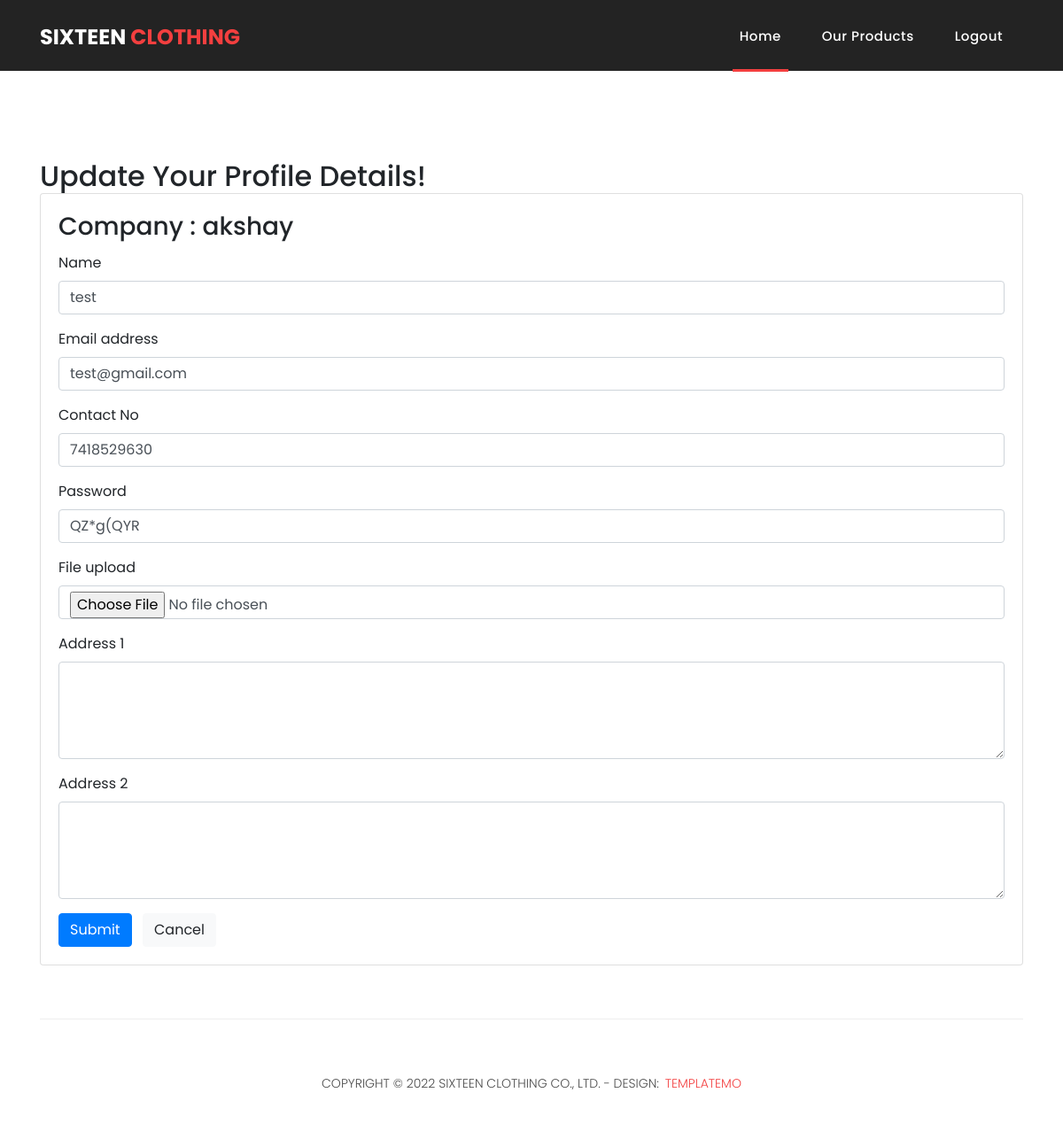
/profile/ (signed in), run on the app's committed database.
### app1/models.py (models this page shows, shortened)
class Company_Customers(models.Model):
    comp = models.ForeignKey('Company_Details',on_delete=models.CASCADE,blank=True, null=True)
    cust_nm = models.CharField(default="",max_length=200)
    cust_em = models.EmailField(default="",max_length=200)
    cust_con = models.CharField(default="",max_length=50)
    cust_add1 = models.TextField(default="")
    cust_add2 = models.TextField(default="")
    cust_pass = models.CharField(default="",max_length=200)
    cust_regi_date = models.DateTimeField(auto_now_add=True,blank=True, null=True)
    cust_profile = models.ImageField(upload_to="Cust_Pic/",max_length=300,default="",blank=True,null=True)

class Company_Details(models.Model):
    c_name = models.CharField(default="",max_length=200)
    c_email = models.EmailField(default="",max_length=200)
    c_cno = models.CharField(default="",max_length=50)
    c_add = models.TextField(default="")
    join_date = models.DateField(auto_now=True,blank=True,null=True)
    profile = models.ImageField(upload_to="Com_Prof/",max_length=300,default="",blank=True,null=True)
    c_pass = models.CharField(default="",max_length=200)

### app1/views.py (the view, shortened to what this page needs)
# urls.py: path('profile/',profile,name='profile'),
def profile(request):
    if 'custom_user' in request.session.keys():
        cust = Company_Customers.objects.get(id = int(request.session['custom_user']))
        return render(request,'customer/dash/profile.html',{'cust':cust})
    else:
        return redirect('Customer_Login')

### app1/templates/customer/dash/profile.html (shortened to what this page needs)
{% load static %}
<!DOCTYPE html>
<html lang="en">
  <head>
    <link href="{% static 'customer/dash/vendor/bootstrap/css/bootstrap.min.css' %}" rel="stylesheet">
    <link rel="stylesheet" href="{% static 'customer/dash/assets/css/fontawesome.css' %}">
    <link rel="stylesheet" href="{% static 'customer/dash/assets/css/templatemo-sixteen.css' %}">
    <link rel="stylesheet" href="{% static 'customer/dash/assets/css/owl.css' %}">
  </head>
  <body>
    <header class="">
      <nav class="navbar navbar-expand-lg">
        <div class="container">
          <a class="navbar-brand" href="index.html"><h2>Sixteen <em>Clothing</em></h2></a>
          <div class="collapse navbar-collapse" id="navbarResponsive">
            <ul class="navbar-nav ml-auto">
              <li class="nav-item active">
                <a class="nav-link" href="index.html">Home
                </a>
              </li>
              <li class="nav-item">
                <a class="nav-link" href="{% url 'Customer_dash' %}">Our Products</a>
              </li>
              <li class="nav-item">
                <a class="nav-link" href="{% url 'Customer_logout' %}">Logout</a>
              </li>
            </ul>
          </div>
        </div>
      </nav>
    </header>
    <div class="banner header-text">
    </div>
    <div class="latest-products">
      <div class="container">
        <div class="row">
          <div class="col-md-12">
            <h2>
              Update Your Profile Details!
            </h2>
          </div>
          <br>
          <div class="col-12 grid-margin stretch-card">
            <div class="card">
              <div class="card-body">
                <h3 class="card-title">
                  Company : {{ cust.comp.c_name }}
                </h3>
                <form class="forms-sample" method="POST" enctype="multipart/form-data">
                  <div class="form-group">
                    <label for="exampleInputName1">Name</label>
                    <input type="text" class="form-control" name="nm" value="{{ cust.cust_nm }}" id="exampleInputName1" placeholder="Name">
                  </div>
                  <div class="form-group">
                    <label for="exampleInputEmail3">Email address</label>
                    <input type="email" class="form-control" name="em" value="{{ cust.cust_em }}" id="exampleInputEmail3" placeholder="Email">
                  </div>
                  <div class="form-group">
                    <label for="exampleInputEmail3">Contact No</label>
                    <input type="text" class="form-control" name="cno" value="{{ cust.cust_con }}" id="exampleInputEmail3" placeholder="Contact No">
                  </div>
                  <div class="form-group">
                    <label for="exampleInputPassword4">Password</label>
                    <input type="text" class="form-control" name="pass" value="{{ cust.cust_pass }}" id="exampleInputPassword4" placeholder="Password">
                  </div>
                  <div class="form-group">
                    <label>File upload</label>
                    <br>
                    <input type="file" class="form-control" name="img1" class="file-upload-default">
                  </div>
                  <div class="form-group">
                    <label for="exampleTextarea1">Address 1</label>
                    <textarea class="form-control" id="exampleTextarea1" name="ad1" rows="4">
                      {{ cust.cust_add1 }}
                    </textarea>
                  </div>
                  <div class="form-group">
                    <label for="exampleTextarea1">Address 2</label>
                    <textarea class="form-control" id="exampleTextarea1" name="ad2" rows="4">
                      {{ cust.cust_add2 }}
                    </textarea>
                  </div>
                  <button type="submit" class="btn btn-primary mr-2">Submit</button>
                  <button class="btn btn-light">Cancel</button>
                </form>
              </div>
            </div>
          </div>
        </div>
      </div>
    </div>
    <footer>
      <div class="container">
        <div class="row">
          <div class="col-md-12">
            <div class="inner-content">
              <p>Copyright &copy; 2022 Sixteen Clothing Co., Ltd.
            - Design: <a rel="nofollow noopener" href="https://templatemo.com" target="_blank">TemplateMo</a></p>
            </div>
          </div>
        </div>
      </div>
    </footer>
  </body>
</html>

### app1/static/customer/dash/assets/css/templatemo-sixteen.css (style rules this page uses)
body { font-family: 'Poppins', sans-serif; overflow-x: hidden; text-rendering: optimizeLegibility; -webkit-font-smoothing: antialiased; -moz-osx-font-smoothing: grayscale; }
p { margin-bottom: 0px; font-size: 14px; font-weight: 300; color: #4a4a4a; line-height: 24px; }
a { text-decoration: none!important; }
ul { padding: 0; margin: 0; list-style: none; }
h1,h2,h3,h4,h5,h6 { margin: 0px; }
header { position: absolute; z-index: 99999; width: 100%; height: 80px; background-color: #232323; -webkit-transition: all 0.3s ease-in-out 0s; -moz-transition: all 0.3s ease-in-out 0s; -o-transition: all 0.3s ease-in-out 0s; transition: all 0.3s ease-in-out 0s; }
header .navbar { padding: 17px 0px; }
.navbar .navbar-brand { float: left; margin-top: -12px; outline: none; }
.navbar .navbar-brand h2 { color: #fff; text-transform: uppercase; font-size: 24px; font-weight: 700; -webkit-transition: all .3s ease 0s; -moz-transition: all .3s ease 0s; -o-transition: all .3s ease 0s; transition: all .3s ease 0s; }
.navbar .navbar-brand h2 em { font-style: normal; color: #f33f3f; }
#navbarResponsive { z-index: 999; }
.navbar-collapse { text-align: center; }
.navbar .navbar-nav .nav-item { margin: 0px 15px; }
.navbar .navbar-nav a.nav-link { text-transform: capitalize; font-size: 15px; font-weight: 500; letter-spacing: 0.5px; color: #fff; transition: all 0.5s; margin-top: 5px; }
.navbar .navbar-nav .nav-link:hover, .navbar .navbar-nav .active>.nav-link, .navbar .navbar-nav .nav-link.active, .navbar .navbar-nav .nav-link.show, .navbar .navbar-nav .show>.nav-link { color: #fff; padding-bottom: 25px; border-bottom: 3px solid #f33f3f; }
.banner { position: relative; text-align: center; padding-top: 80px; }
.latest-products { margin-top: 100px; }
footer { text-align: center; }
footer .inner-content { border-top: 1px solid #eee; margin-top: 60px; padding: 60px 0px; }
footer .inner-content p { text-transform: uppercase; }
footer .inner-content p a { color: #f33f3f; margin-left: 3px; }

### data on the page
Company_Customers: comp.c_name "akshay", nm "test", em "test@gmail.com", cno "7418529630", pass "QZ*g(QYR"
